Frame 1 (no input): blank canvas, image omitted
Frame 60 (the mouse pressed at the canvas centre just before this capture): blank canvas, image omitted
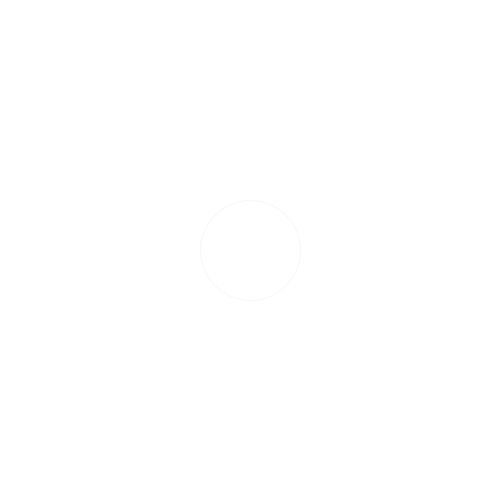
Frame 120 (the mouse held since frame 60 and released just before this capture)

The Processing sketch whose frames 1 and 60 were blank and that drew this single picture after the mouse press (run headless with seeded random() and noise(); from frame 60 on, the mouse is pressed at the canvas centre):

// Processing sketch: Circles3
// ── Circles3.pde
class Circle{
  float r,x,y;
  void display(){
    noFill();
    stroke(0,10);
    if(!screenBuffer.contains(this))fill(#009FFF,5);
    //noStroke();
    //fill(100,100,255,10);
    ellipseMode(CENTER);
    ellipse(x,y,r,r);
  }
  Circle singleNew(){
    Circle c=new Circle();
    c.x=random(-r,r)+x;
    c.y=random(-r,r)+y;
    c.r=r-20;
    return c;
  }
  ArrayList<Circle>makeNew(){
    ArrayList<Circle>list=new ArrayList<Circle>();
    if(r<10)return list;
    for(int i=0;i<10;i++)list.add(singleNew());
    return list;
  }
}
ArrayList<Circle>finished=new ArrayList<Circle>();
ArrayList<Circle>work=new ArrayList<Circle>();
ArrayList<Circle>screenBuffer=new ArrayList<Circle>();
void setup(){
  size(500,500);
  Circle c=new Circle();
  c.x=width/2;
  c.y=height/2;
  c.r=100;
  work.add(c);
}
void connect(Circle a,Circle b){
  stroke(0,2);
  line(a.x,a.y,b.x,b.y);
}
void draw(){
  background(255);
  for(Circle c:finished){
    c.display();
    for(Circle c1:finished){
      if(c1.x!=c.x&&c1.y!=c.y){
        if(sq(c1.x-c.x)+sq(c1.y-c.y)<sq(c1.r/2+c.r/2)){
          connect(c,c1);
        }
      }
    }
  }
}
void mousePressed(){
  ArrayList<Circle>storage=new ArrayList<Circle>();
  for(Circle c:work){
    storage.addAll(c.makeNew());
  }
  finished.addAll(work);
  screenBuffer.clear();
  screenBuffer.addAll(work);
  work.clear();
  work.addAll(storage);
}
